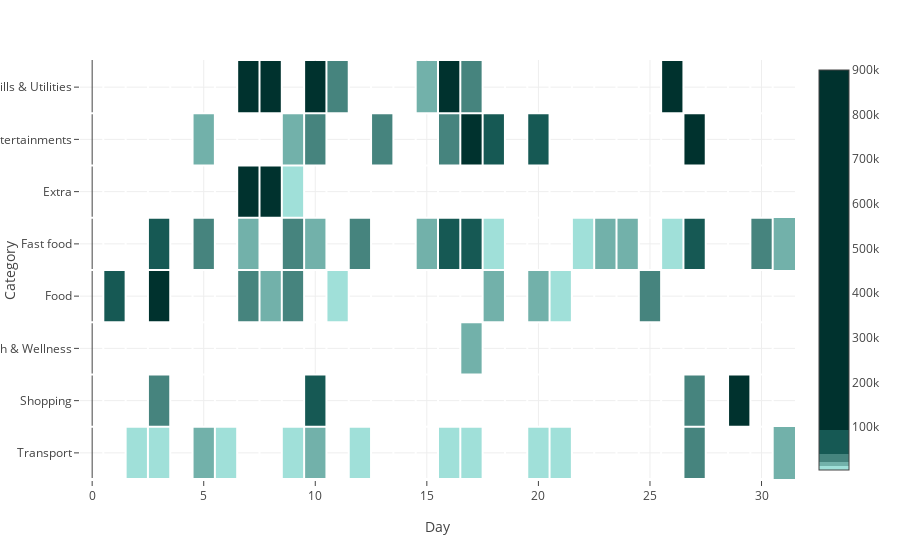

The notebook cell this image was saved under:
### Code cell
cell_size = 35
row_title_width = 200
width = cell_size*len(pivoted_data.columns)
height = cell_size*len(pivoted_data.index)

fig = px.imshow(pivoted_data, color_continuous_scale=heatmap_colors)

for i in range(len(pivoted_data.columns)):
    fig.add_shape(type="line", x0=0.5 + i, y0=-0.5, x1=0.5 + i, y1=len(pivoted_data.index) - 0.5, line=dict(color="white", width=2))

for i in range(len(pivoted_data.index)):
    fig.add_shape(type="line", x0=-0.5, y0=0.5 + i, x1=len(pivoted_data.columns) - 0.5, y1=0.5 + i, line=dict(color="white", width=2))

fig.update_coloraxes(
    showscale=True,
    colorscale=[
        (0.0, '#a0e0d9'),
        (0.01, '#a0e0d9'),
        (0.01, '#72b1aa'),
        (0.02, '#72b1aa'),
        (0.02, '#46847e'),
        (0.04, '#46847e'),
        (0.04, '#165954'),
        (0.1, '#165954'),
        (0.1, '#00322e'),
        (1.0, '#00322e'),
    ],
)
fig.show()

### Figure 1 — Plotly figure (JSON) as saved in the notebook; plotly's stock layout.template omitted (floating-point values rounded to 4 significant figures; data arrays with more than 128 entries replaced by an {"elided": "..."} marker saying what was removed)
{"data": [{"coloraxis": "coloraxis", "hovertemplate": "Day: %{x}<br>Category: %{y}<br>color: %{z}<extra></extra>", "name": "0", "type": "heatmap", "x": [1, 2, 3, 4, 5, 6, 7, 8, 9, 10, 11, 12, 13, 14, 15, 16, 17, 18, 19, 20, 21, 22, 23, 24, 25, 26, 27, 28, 29, 30, 31], "xaxis": "x", "y": ["Bills & Utilities", "Entertainments", "Extra", "Fast food", "Food", "Health & Wellness", "Shopping", "Transport"], "yaxis": "y", "z": {"elided": "8x31 float values"}}], "layout": {"coloraxis": {"colorscale": [[0, "#a0e0d9"], [0.01, "#a0e0d9"], [0.01, "#72b1aa"], [0.02, "#72b1aa"], [0.02, "#46847e"], [0.04, "#46847e"], [0.04, "#165954"], [0.1, "#165954"], [0.1, "#00322e"], [1, "#00322e"]], "showscale": true}, "margin": {"t": 60}, "shapes": [{"line": {"color": "white", "width": 2}, "type": "line", "x0": 0.5, "x1": 0.5, "y0": -0.5, "y1": 7.5}, {"line": {"color": "white", "width": 2}, "type": "line", "x0": 1.5, "x1": 1.5, "y0": -0.5, "y1": 7.5}, {"line": {"color": "white", "width": 2}, "type": "line", "x0": 2.5, "x1": 2.5, "y0": -0.5, "y1": 7.5}, {"line": {"color": "white", "width": 2}, "type": "line", "x0": 3.5, "x1": 3.5, "y0": -0.5, "y1": 7.5}, {"line": {"color": "white", "width": 2}, "type": "line", "x0": 4.5, "x1": 4.5, "y0": -0.5, "y1": 7.5}, {"line": {"color": "white", "width": 2}, "type": "line", "x0": 5.5, "x1": 5.5, "y0": -0.5, "y1": 7.5}, {"line": {"color": "white", "width": 2}, "type": "line", "x0": 6.5, "x1": 6.5, "y0": -0.5, "y1": 7.5}, {"line": {"color": "white", "width": 2}, "type": "line", "x0": 7.5, "x1": 7.5, "y0": -0.5, "y1": 7.5}, {"line": {"color": "white", "width": 2}, "type": "line", "x0": 8.5, "x1": 8.5, "y0": -0.5, "y1": 7.5}, {"line": {"color": "white", "width": 2}, "type": "line", "x0": 9.5, "x1": 9.5, "y0": -0.5, "y1": 7.5}, {"line": {"color": "white", "width": 2}, "type": "line", "x0": 10.5, "x1": 10.5, "y0": -0.5, "y1": 7.5}, {"line": {"color": "white", "width": 2}, "type": "line", "x0": 11.5, "x1": 11.5, "y0": -0.5, "y1": 7.5}, {"line": {"color": "white", "width": 2}, "type": "line", "x0": 12.5, "x1": 12.5, "y0": -0.5, "y1": 7.5}, {"line": {"color": "white", "width": 2}, "type": "line", "x0": 13.5, "x1": 13.5, "y0": -0.5, "y1": 7.5}, {"line": {"color": "white", "width": 2}, "type": "line", "x0": 14.5, "x1": 14.5, "y0": -0.5, "y1": 7.5}, {"line": {"color": "white", "width": 2}, "type": "line", "x0": 15.5, "x1": 15.5, "y0": -0.5, "y1": 7.5}, {"line": {"color": "white", "width": 2}, "type": "line", "x0": 16.5, "x1": 16.5, "y0": -0.5, "y1": 7.5}, {"line": {"color": "white", "width": 2}, "type": "line", "x0": 17.5, "x1": 17.5, "y0": -0.5, "y1": 7.5}, {"line": {"color": "white", "width": 2}, "type": "line", "x0": 18.5, "x1": 18.5, "y0": -0.5, "y1": 7.5}, {"line": {"color": "white", "width": 2}, "type": "line", "x0": 19.5, "x1": 19.5, "y0": -0.5, "y1": 7.5}, {"line": {"color": "white", "width": 2}, "type": "line", "x0": 20.5, "x1": 20.5, "y0": -0.5, "y1": 7.5}, {"line": {"color": "white", "width": 2}, "type": "line", "x0": 21.5, "x1": 21.5, "y0": -0.5, "y1": 7.5}, {"line": {"color": "white", "width": 2}, "type": "line", "x0": 22.5, "x1": 22.5, "y0": -0.5, "y1": 7.5}, {"line": {"color": "white", "width": 2}, "type": "line", "x0": 23.5, "x1": 23.5, "y0": -0.5, "y1": 7.5}, {"line": {"color": "white", "width": 2}, "type": "line", "x0": 24.5, "x1": 24.5, "y0": -0.5, "y1": 7.5}, {"line": {"color": "white", "width": 2}, "type": "line", "x0": 25.5, "x1": 25.5, "y0": -0.5, "y1": 7.5}, {"line": {"color": "white", "width": 2}, "type": "line", "x0": 26.5, "x1": 26.5, "y0": -0.5, "y1": 7.5}, {"line": {"color": "white", "width": 2}, "type": "line", "x0": 27.5, "x1": 27.5, "y0": -0.5, "y1": 7.5}, {"line": {"color": "white", "width": 2}, "type": "line", "x0": 28.5, "x1": 28.5, "y0": -0.5, "y1": 7.5}, {"line": {"color": "white", "width": 2}, "type": "line", "x0": 29.5, "x1": 29.5, "y0": -0.5, "y1": 7.5}, {"line": {"color": "white", "width": 2}, "type": "line", "x0": 30.5, "x1": 30.5, "y0": -0.5, "y1": 7.5}, {"line": {"color": "white", "width": 2}, "type": "line", "x0": -0.5, "x1": 30.5, "y0": 0.5, "y1": 0.5}, {"line": {"color": "white", "width": 2}, "type": "line", "x0": -0.5, "x1": 30.5, "y0": 1.5, "y1": 1.5}, {"line": {"color": "white", "width": 2}, "type": "line", "x0": -0.5, "x1": 30.5, "y0": 2.5, "y1": 2.5}, {"line": {"color": "white", "width": 2}, "type": "line", "x0": -0.5, "x1": 30.5, "y0": 3.5, "y1": 3.5}, {"line": {"color": "white", "width": 2}, "type": "line", "x0": -0.5, "x1": 30.5, "y0": 4.5, "y1": 4.5}, {"line": {"color": "white", "width": 2}, "type": "line", "x0": -0.5, "x1": 30.5, "y0": 5.5, "y1": 5.5}, {"line": {"color": "white", "width": 2}, "type": "line", "x0": -0.5, "x1": 30.5, "y0": 6.5, "y1": 6.5}, {"line": {"color": "white", "width": 2}, "type": "line", "x0": -0.5, "x1": 30.5, "y0": 7.5, "y1": 7.5}], "xaxis": {"anchor": "y", "constrain": "domain", "domain": [0, 1], "scaleanchor": "y", "title": {"text": "Day"}}, "yaxis": {"anchor": "x", "autorange": "reversed", "constrain": "domain", "domain": [0, 1], "title": {"text": "Category"}}}}
